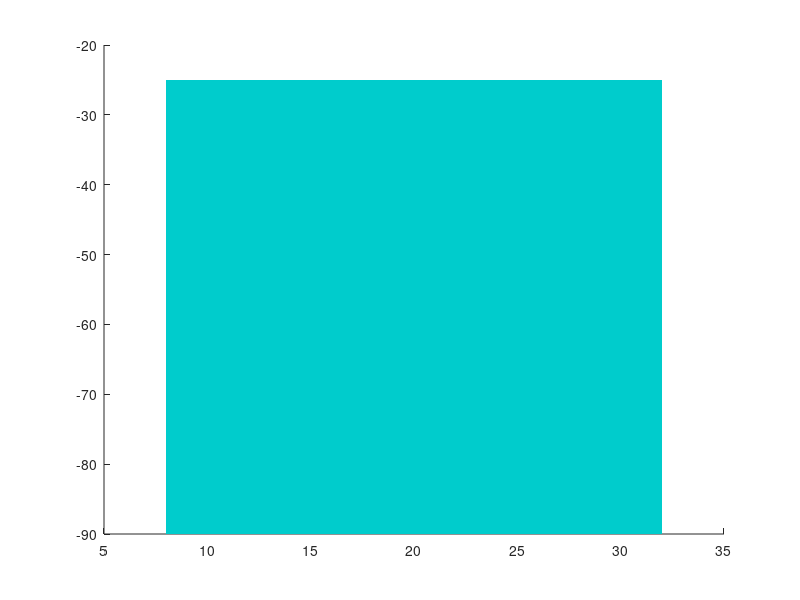

Write the MATLAB code that produced this figure. (Note: this script raises an error after producing the figure.)
a=gcf;
%%
a=patch('Faces',[1,2,3,4],'Vertices',[8,-90;32,-90;32,-25;8,-25],'facecolor',[0,0.8,0.8],'facealpha',1,'edgecolor','none');
uistack(a,'bottom')
%%
a=patch('Faces',[1,2,3,4],'Vertices',[60,-90;200,-90;200,-25;60,-25],'facecolor',[0.7,0.7,0],'facealpha',1,'edgecolor','none');
%%

set(gcf,'color','w')
set(gca,'linewidth',2)
set(findobj(gca,'type','line'),'linewidth',3)
title('S2 power spectrum density')

legend(findobj(gca,'type','line'),{'Baseline','Hand movement'})
legend('boxoff')
set(gca,'fontsize',15)
axis tight
ylim([-100,-20]);
set(gca,'fontweight','bold')
uistack(a,'bottom')

%%
set(gcf,'position',[100,100,500,400])
set(gca,'position',[0.13,0.15,0.75,0.78])
%%
title('S1 time-frequency map')
hold on
plot([-1.5,1.5],[8,8],'k:','linewidth',2)
hold on
plot([-1.5,1.5],[32,32],'k:','linewidth',2)
hold on
plot([-1.5,1.5],[60,60],'k:','linewidth',2)
hold on
plot([-1.5,1.5],[200,200],'k:','linewidth',2)
set(gca,'ytick',[8,32,60,200])
set(gca,'yticklabel',{'8','32','60','200'})